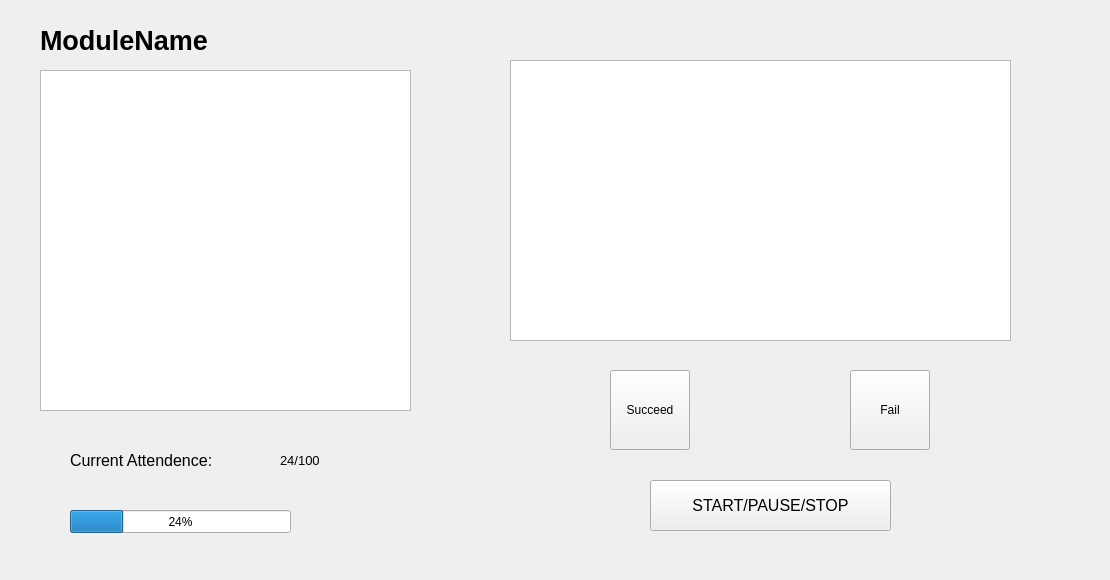
<?xml version="1.0" encoding="UTF-8"?>
<ui version="4.0">
 <class>Frame</class>
 <widget class="QFrame" name="Frame">
  <property name="geometry">
   <rect>
    <x>0</x>
    <y>0</y>
    <width>1110</width>
    <height>580</height>
   </rect>
  </property>
  <property name="windowTitle">
   <string>Frame</string>
  </property>
  <widget class="QWidget" name="widget" native="true">
   <property name="geometry">
    <rect>
     <x>470</x>
     <y>10</y>
     <width>581</width>
     <height>531</height>
    </rect>
   </property>
   <widget class="QTextBrowser" name="textBrowser">
    <property name="geometry">
     <rect>
      <x>40</x>
      <y>50</y>
      <width>501</width>
      <height>281</height>
     </rect>
    </property>
   </widget>
   <widget class="QPushButton" name="pushButton">
    <property name="geometry">
     <rect>
      <x>180</x>
      <y>470</y>
      <width>241</width>
      <height>51</height>
     </rect>
    </property>
    <property name="font">
     <font>
      <pointsize>12</pointsize>
     </font>
    </property>
    <property name="text">
     <string>START/PAUSE/STOP</string>
    </property>
   </widget>
   <widget class="QToolButton" name="toolButton">
    <property name="geometry">
     <rect>
      <x>140</x>
      <y>360</y>
      <width>80</width>
      <height>80</height>
     </rect>
    </property>
    <property name="text">
     <string>Succeed</string>
    </property>
   </widget>
   <widget class="QToolButton" name="toolButton_2">
    <property name="geometry">
     <rect>
      <x>380</x>
      <y>360</y>
      <width>80</width>
      <height>80</height>
     </rect>
    </property>
    <property name="text">
     <string>Fail</string>
    </property>
   </widget>
  </widget>
  <widget class="QGraphicsView" name="graphicsView">
   <property name="geometry">
    <rect>
     <x>40</x>
     <y>70</y>
     <width>371</width>
     <height>341</height>
    </rect>
   </property>
  </widget>
  <widget class="QLabel" name="label">
   <property name="geometry">
    <rect>
     <x>40</x>
     <y>10</y>
     <width>201</width>
     <height>61</height>
    </rect>
   </property>
   <property name="font">
    <font>
     <pointsize>20</pointsize>
     <weight>75</weight>
     <bold>true</bold>
    </font>
   </property>
   <property name="text">
    <string>ModuleName</string>
   </property>
  </widget>
  <widget class="QWidget" name="widget_2" native="true">
   <property name="geometry">
    <rect>
     <x>40</x>
     <y>420</y>
     <width>371</width>
     <height>121</height>
    </rect>
   </property>
   <widget class="QProgressBar" name="progressBar">
    <property name="geometry">
     <rect>
      <x>30</x>
      <y>90</y>
      <width>221</width>
      <height>23</height>
     </rect>
    </property>
    <property name="value">
     <number>24</number>
    </property>
   </widget>
   <widget class="QLabel" name="label_2">
    <property name="geometry">
     <rect>
      <x>30</x>
      <y>20</y>
      <width>191</width>
      <height>41</height>
     </rect>
    </property>
    <property name="font">
     <font>
      <pointsize>12</pointsize>
      <weight>50</weight>
      <bold>false</bold>
     </font>
    </property>
    <property name="text">
     <string>Current Attendence: </string>
    </property>
   </widget>
   <widget class="QLabel" name="label_3">
    <property name="geometry">
     <rect>
      <x>240</x>
      <y>20</y>
      <width>101</width>
      <height>41</height>
     </rect>
    </property>
    <property name="font">
     <font>
      <pointsize>10</pointsize>
     </font>
    </property>
    <property name="text">
     <string>24/100</string>
    </property>
   </widget>
  </widget>
 </widget>
 <resources/>
 <connections/>
</ui>
